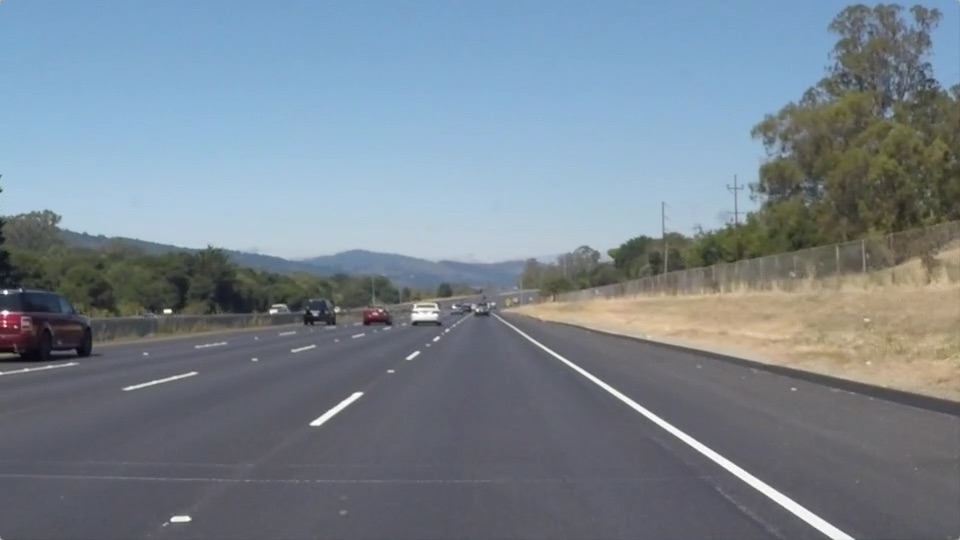
#> input picture Project1/CarND-LaneLines-P1-master/CarND-LaneLines-P1-master/test_images/solidWhiteRight.jpg, 960 x 540 px
$ jupyter execute --allow-errors P1.ipynb   (shell and % lines are left out)
#> lines starting #> are read from the running program, lines starting #| are printed output that depends on the picture; after the words box and inside, x2 and y2 are one past the last pixel; in counts of white or black regions, pixels touching at a corner belong together
# Self-Driving Car Engineer Nanodegree

## Project: **Finding Lane Lines on the Road**
***
In this project, you will use the tools you learned about in the lesson to identify lane lines on the road.  You can develop your pipeline on a series of individual images, and later apply the result to a video stream (really just a series of images). Check out the video clip "raw-lines-example.mp4" (also contained in this repository) to see what the output should look like after using the helper functions below.

Once you have a result that looks roughly like "raw-lines-example.mp4", you'll need to get creative and try to average and/or extrapolate the line segments you've detected to map out the full extent of the lane lines.  You can see an example of the result you're going for in the video "P1_example.mp4".  Ultimately, you would like to draw just one line for the left side of the lane, and one for the right.

In addition to implementing code, there is a brief writeup to complete. The writeup should be completed in a separate file, which can be either a markdown file or a pdf document. There is a [write up template](https://github.com/udacity/CarND-LaneLines-P1/blob/master/writeup_template.md) that can be used to guide the writing process. Completing both the code in the Ipython notebook and the writeup template will cover all of the [rubric points](https://review.udacity.com/#!/rubrics/322/view) for this project.

---
Let's have a look at our first image called 'test_images/solidWhiteRight.jpg'.  Run the 2 cells below (hit Shift-Enter or the "play" button above) to display the image.

**Note: If, at any point, you encounter frozen display windows or other confounding issues, you can always start again with a clean slate by going to the "Kernel" menu above and selecting "Restart & Clear Output".**

---

**The tools you have are color selection, region of interest selection, grayscaling, Gaussian smoothing, Canny Edge Detection and Hough Tranform line detection.  You  are also free to explore and try other techniques that were not presented in the lesson.  Your goal is piece together a pipeline to detect the line segments in the image, then average/extrapolate them and draw them onto the image for display (as below).  Once you have a working pipeline, try it out on the video stream below.**

---

<figure>

 <figcaption>
 <p></p>
 <p style="text-align: center;"> Your output should look something like this (above) after detecting line segments using the helper functions below </p>
 </figcaption>
</figure>
 <p></p>
<figure>

 <figcaption>
 <p></p>
 <p style="text-align: center;"> Your goal is to connect/average/extrapolate line segments to get output like this</p>
 </figcaption>
</figure>

**Run the cell below to import some packages.  If you get an `import error` for a package you've already installed, try changing your kernel (select the Kernel menu above --> Change Kernel).  Still have problems?  Try relaunching Jupyter Notebook from the terminal prompt.  Also, consult the forums for more troubleshooting tips.**

## Import Packages

[cell 1]
#importing some useful packages
import matplotlib.pyplot as plt
import matplotlib.image as mpimg
import numpy as np
import cv2

## Read in an Image

[cell 2]
#reading in an image
image = mpimg.imread('test_images/solidWhiteRight.jpg')
#> image is the input picture: shape (540, 960, 3); mean R, G, B 120.3, 132.6, 143.7
image_shape = image.shape
#printing out some stats and plotting
print('This image is:', type(image), 'with dimensions:', image.shape)
#| This image is: <class 'numpy.ndarray'> with dimensions: (540, 960, 3)
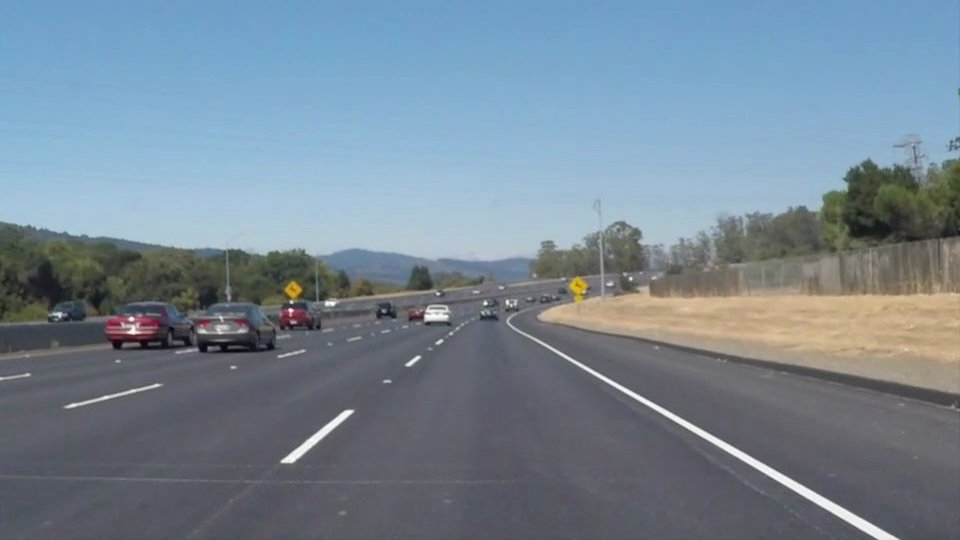
#> input picture Project1/CarND-LaneLines-P1-master/CarND-LaneLines-P1-master/test_images/solidWhiteCurve.jpg, 960 x 540 px
#> further down, image is the input picture: shape (540, 960, 3); mean R, G, B 118.5, 134.5, 148.1
plt.imshow(image)  # if you wanted to show a single color channel image called 'gray', for example, call as plt.imshow(gray, cmap='gray')

## Ideas for Lane Detection Pipeline

**Some OpenCV functions (beyond those introduced in the lesson) that might be useful for this project are:**

`cv2.inRange()` for color selection
`cv2.fillPoly()` for regions selection
`cv2.line()` to draw lines on an image given endpoints
`cv2.addWeighted()` to coadd / overlay two images
`cv2.cvtColor()` to grayscale or change color
`cv2.imwrite()` to output images to file
`cv2.bitwise_and()` to apply a mask to an image

**Check out the OpenCV documentation to learn about these and discover even more awesome functionality!**

## Helper Functions

Below are some helper functions to help get you started. They should look familiar from the lesson!

[cell 3]
import math

def grayscale(img):
    """Applies the Grayscale transform
    This will return an image with only one color channel
    but NOTE: to see the returned image as grayscale
    (assuming your grayscaled image is called 'gray')
    you should call plt.imshow(gray, cmap='gray')"""
    return cv2.cvtColor(img, cv2.COLOR_RGB2GRAY)
    # Or use BGR2GRAY if you read an image with cv2.imread()
    # return cv2.cvtColor(img, cv2.COLOR_BGR2GRAY)

def canny(img, low_threshold, high_threshold):
    """Applies the Canny transform"""
    return cv2.Canny(img, low_threshold, high_threshold)

def gaussian_blur(img, kernel_size):
    """Applies a Gaussian Noise kernel"""
    return cv2.GaussianBlur(img, (kernel_size, kernel_size), 0)

def get_vertices_for_img(img):
    imshape = img.shape
    height = imshape[0]
    width = imshape[1]

    vert = None

    if (width, height) == (960, 540):
        region_bottom_left = (130 ,image_shape[0] - 1)
        region_top_left = (410, 330)
        region_top_right = (650, 350)
        region_bottom_right = (image_shape[1] - 30,image_shape[0] - 1)
        vert = np.array([[region_bottom_left , region_top_left, region_top_right, region_bottom_right]], dtype=np.int32)
    else:
        region_bottom_left = (200 , 680)
        region_top_left = (600, 450)
        region_top_right = (750, 450)
        region_bottom_right = (1100, 650)
        vert = np.array([[region_bottom_left , region_top_left, region_top_right, region_bottom_right]], dtype=np.int32)

    return vert

def region_of_interest(img, vertices):
    """
    Applies an image mask.

    Only keeps the region of the image defined by the polygon
    formed from `vertices`. The rest of the image is set to black.
    `vertices` should be a numpy array of integer points.
    """
    #defining a blank mask to start with
    mask = np.zeros_like(img)

    #defining a 3 channel or 1 channel color to fill the mask with depending on the input image
    if len(img.shape) > 2:
        channel_count = img.shape[2]  # i.e. 3 or 4 depending on your image
        ignore_mask_color = (255,) * channel_count
    else:
        ignore_mask_color = 255

    #filling pixels inside the polygon defined by "vertices" with the fill color
    cv2.fillPoly(mask, vertices, ignore_mask_color)

    #returning the image only where mask pixels are nonzero
    masked_image = cv2.bitwise_and(img, mask)
    return masked_image

def get_lanes(lines, img):
    """
    This function seperates the left lane and right lane coefficients
    based on slope and x position.
    """
    img_shape = img.shape

    middle_x = img_shape[1] / 2

    left_lane_lines = []
    right_lane_lines = []

    for line in lines:
        for x1, y1, x2, y2 in line:
            dx = x2 - x1
            if dx == 0: #gradient undefined for dx=0
                continue
            dy = y2 - y1

            if dy == 0: #y value remains same - not required
                continue

            slope = dy / dx

            # discard lines with a small slope as they may be horizontal one
            epsilon = 0.1
            if abs(slope) <= epsilon:
                continue

            if slope < 0 and x1 < middle_x and x2 < middle_x:
                # Left Lane should be within the left hand side of region of interest
                left_lane_lines.append([[x1, y1, x2, y2]])
            elif x1 >= middle_x and x2 >= middle_x:
                # Right Lane should be within the right hand side of region of interest
                right_lane_lines.append([[x1, y1, x2, y2]])

    return left_lane_lines, right_lane_lines

#using scipy to get the averaged slope and intercept using linregress
from scipy import stats

def find_lane_line_slope_intercept(lines):
    """
    This function seperates the xs and ys of the line coefficients
    and then gets the averaged slope and intercept for the same
    using scipy.linregress
    """
    xs = []
    ys = []

    for line in lines:
        for x1, y1, x2, y2 in line:
            xs.append(x1)
            xs.append(x2)
            ys.append(y1)
            ys.append(y2)

    slope, intercept, r_value, p_value, std_err = stats.linregress(xs, ys)
    return (slope, intercept)


def get_averaged_lines(img, lines):
    """
    This function averages/extrapolates the line segments you detect to map out the full
    extent of the lane in the image.
    returns the single left line and single right line co-ordinates in an array
    """

    left_lane,right_lane = get_lanes(lines,img)

    l_slope, l_intercept = find_lane_line_slope_intercept(left_lane)

    vert = get_vertices_for_img(img)
    img_shape = img.shape
    top_left = vert[0][1]
    l_y2 = top_left[1]
    l_y1 = img_shape[0] - 1
    # y = mx + b, therefore x = (y - b) / m
    l_x1 = (l_y1 - l_intercept) / l_slope
    l_x2 = (l_y2 - l_intercept) / l_slope
    #print(l_x1," ",l_y1," ",l_x2," ",l_y2)
    left_lane_coeff = np.array([int(l_x1),int(l_y1),int(l_x2),int(l_y2)], dtype=np.int32)

    r_slope, r_intercept = find_lane_line_slope_intercept(right_lane)

    vert = get_vertices_for_img(img)
    img_shape = img.shape
    top_left = vert[0][1]
    r_y2 = top_left[1]
    r_y1 = img_shape[0] - 1
    # y = mx + b, therefore x = (y - b) / m
    r_x1 = (r_y1 - r_intercept) / r_slope
    r_x2 = (r_y2 - r_intercept) / r_slope

    right_lane_coeff = np.array([int(r_x1),int(r_y1),int(r_x2),int(r_y2)], dtype=np.int32)

    return np.array([left_lane_coeff,right_lane_coeff])

def draw_lines(img, lines, color=[255, 0, 0], thickness=6):
    """
    NOTE: this is the function you might want to use as a starting point once you want to
    average/extrapolate the line segments you detect to map out the full
    extent of the lane (going from the result shown in raw-lines-example.mp4
    to that shown in P1_example.mp4).

    Think about things like separating line segments by their
    slope ((y2-y1)/(x2-x1)) to decide which segments are part of the left
    line vs. the right line.  Then, you can average the position of each of
    the lines and extrapolate to the top and bottom of the lane.

    This function draws `lines` with `color` and `thickness`.
    Lines are drawn on the image inplace (mutates the image).
    If you want to make the lines semi-transparent, think about combining
    this function with the weighted_img() function below
    """
    averaged_lines = get_averaged_lines(img,lines) # modified to get extrapolated lines displayed
    if averaged_lines.size:
        for line in averaged_lines:
            if line != None:
                x1,y1,x2,y2 = line
                if (x1 >= 0) and (x1 <= img.shape[1]) and (x2 >= 0) and (x2 <= img.shape[1]) and (y1 >= 0) and (y1 <= img.shape[0]) \
                and (y2 >= 0) and (y2 <= img.shape[0]):
                    cv2.line(img, (x1, y1), (x2, y2), color, thickness)

def hough_lines(img, rho, theta, threshold, min_line_len, max_line_gap):
    """
    `img` should be the output of a Canny transform.

    Returns an image with hough lines drawn.
    """
    lines = cv2.HoughLinesP(img, rho, theta, threshold, np.array([]), minLineLength=min_line_len, maxLineGap=max_line_gap)
    line_img = np.zeros((img.shape[0], img.shape[1], 3), dtype=np.uint8)
    draw_lines(line_img, lines)
    return line_img

# Python 3 has support for cool math symbols.

# [13 lines left out: function weighted_img, not called in this run]


def mask_yellow_hsl(img):
    """
    Function returns the yellow isloated image
    """
    low_threshold = np.array([15, 38, 115], dtype=np.uint8)
    high_threshold = np.array([35, 204, 255], dtype=np.uint8)
    yellow_mask = cv2.inRange(img, low_threshold, high_threshold)

    return yellow_mask


def mask_white_hsl(img):
    """
    Function returns the white isolated image
    """
    low_threshold = np.array([0, 200, 0], dtype=np.uint8)
    high_threshold = np.array([180, 255, 255], dtype=np.uint8)
    yellow_mask = cv2.inRange(img, low_threshold, high_threshold)

    return yellow_mask

## Test Images

Build your pipeline to work on the images in the directory "test_images"
**You should make sure your pipeline works well on these images before you try the videos.**

[cell 4]
import os
test_images = os.listdir("test_images/")
#> (the rest of this cell did not finish here and is left out)

#> in mask_yellow_hsl, `yellow_mask = cv2.inRange(img, low_threshold, high_threshold)`:
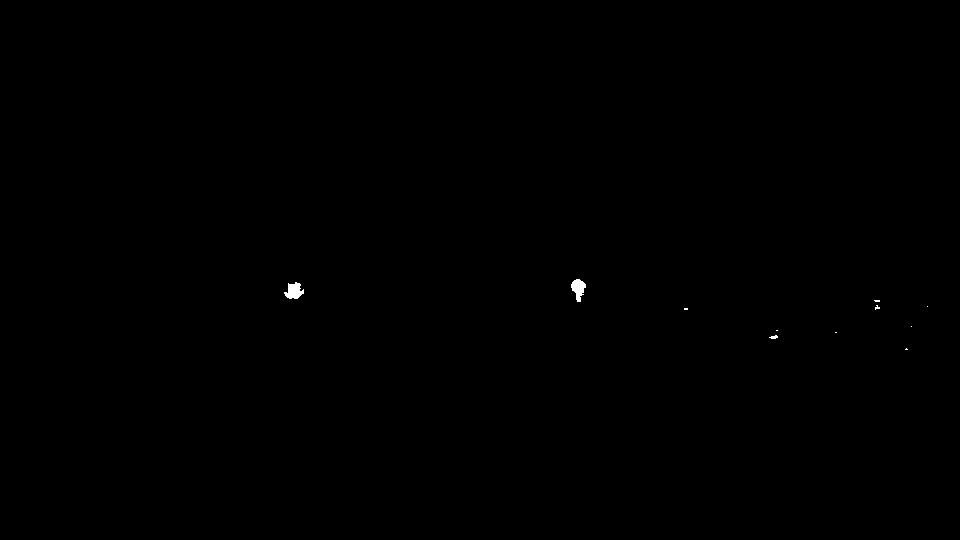
#> yellow_mask: shape (540, 960); 0.1% white; 11 white regions (8 under 20 px), largest, box (x1, y1, x2, y2) and area: (284, 282, 304, 299) 219, (571, 279, 586, 302) 208, (769, 335, 778, 339) 23
            white_hsl_img = mask_white_hsl(hls_image)
#> in mask_white_hsl, `yellow_mask = cv2.inRange(img, low_threshold, high_threshold)`:
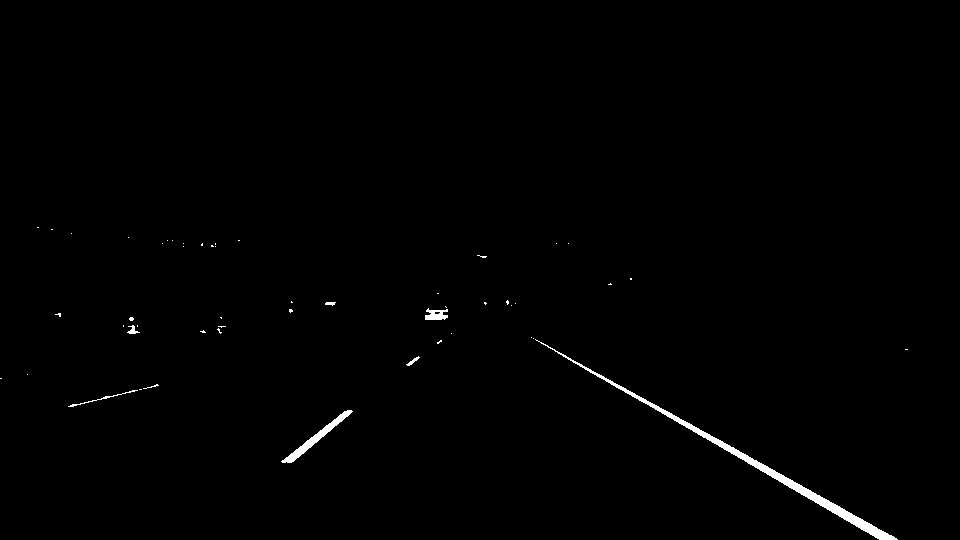
#> yellow_mask: shape (540, 960); 0.67% white; 51 white regions (43 under 20 px), largest, box (x1, y1, x2, y2) and area: (535, 339, 898, 540) 2283, (281, 410, 353, 463) 571, (425, 308, 448, 320) 187
            hsl_mask_img = cv2.bitwise_or(yellow_hsl_img,white_hsl_img)
            combined_hsl_img = cv2.bitwise_and(input_image,input_image,mask=hsl_mask_img)

            #convert to gray scale, gaussian blur and apply canny edge detction
            gray_image=grayscale(combined_hsl_img)
            smooth_image=gaussian_blur(gray_image,11)
            #plt.imshow(smooth_image,cmap="gray")
            canny_image=canny(smooth_image,50,150)
#> in canny, `return cv2.Canny(img, low_threshold, high_threshold)`:
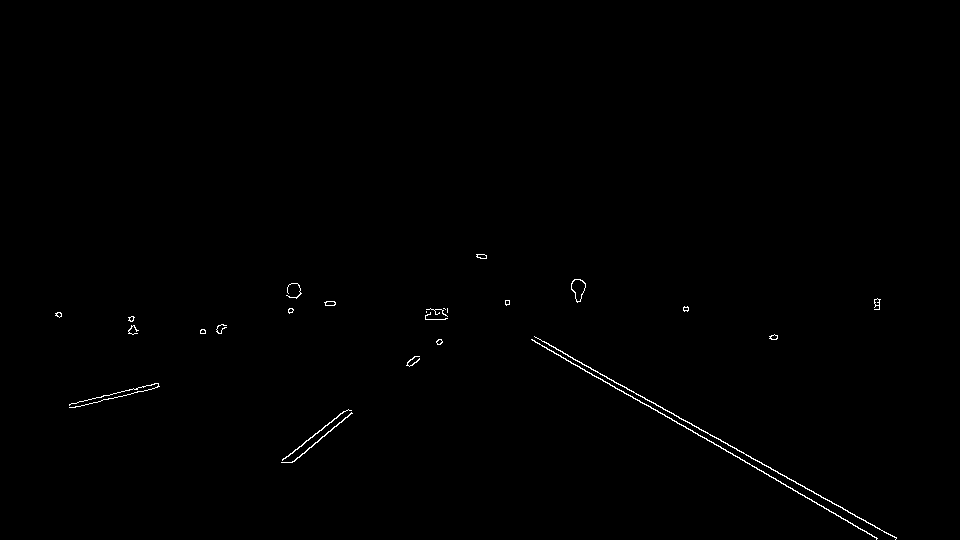
#> returned value: shape (540, 960); 0.4% white in thin lines or dots, all inside (x1, y1, x2, y2) = (55, 254, 897, 540)
            #plt.imshow(canny_image,cmap="gray")

            #vertices = np.array( [[ (.50*image_shape[1],image_shape[0]*.60),(.50*image_shape[1],image_shape[0]*.60),(0,image_shape[0]),(image_shape[1],image_shape[0])]],dtype=np.int32 )
            vertices = get_vertices_for_img(canny_image)
#> (the rest of the program and of its run is left out)
